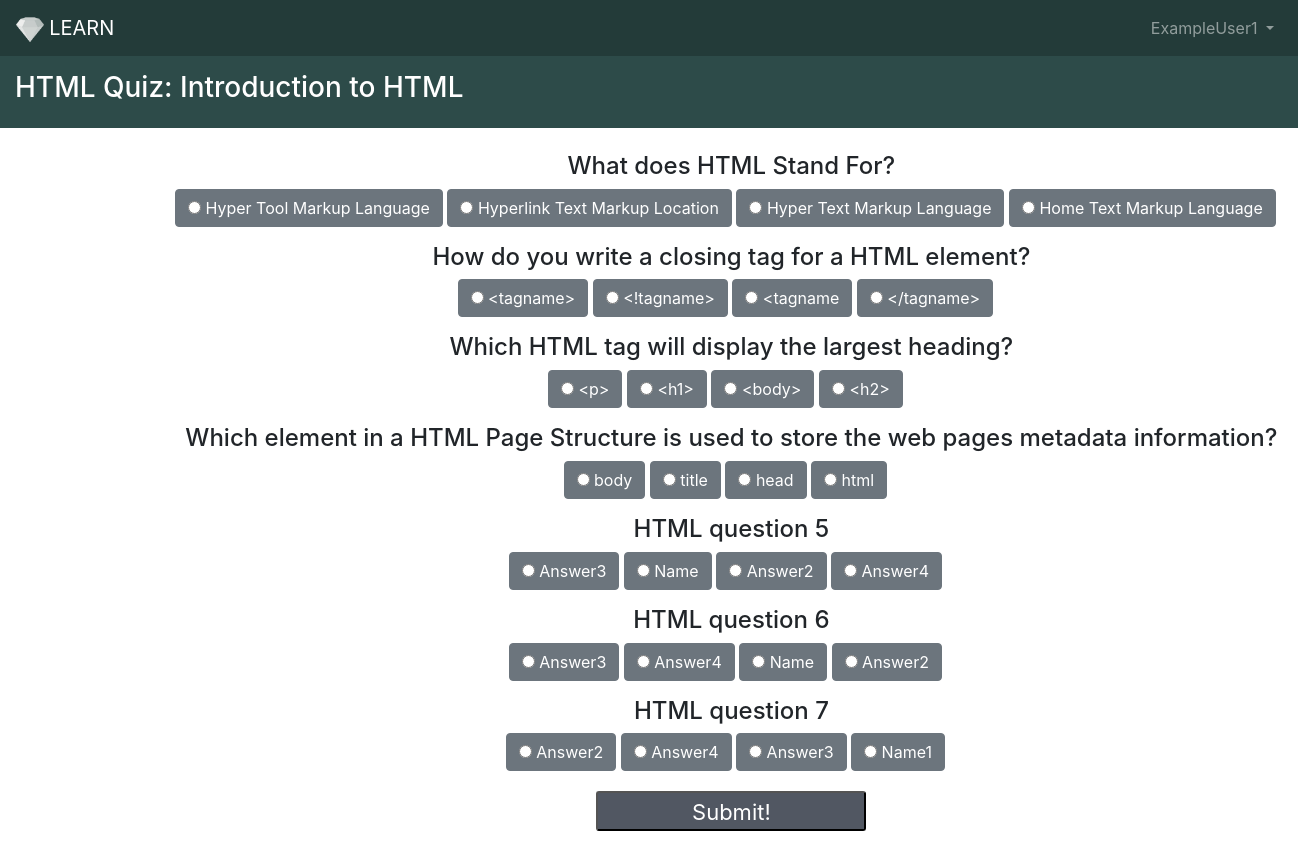
The page /dashboard/ExampleUser1/course/11111/quiz/131/ (signed in) on the database its author committed.
### application.py (models this page shows, shortened)
class User(UserMixin, db.Model):
    __tablename__ = 'user'
    id = db.Column(db.Integer, primary_key=True)
    firstname = db.Column('firstname', db.String(20), index=True)
    lastname = db.Column('lastname', db.String(20), index=True)
    email = db.Column('email', db.String(50), unique=True, index=True)
    username = db.Column('username', db.String(20), unique=True, index=True)
    password = db.Column('password', db.String(20))

class LessonData(db.Model):
    __tablename__ = "lessondata"
    lessonid = db.Column('lessonid', db.Integer, unique=True, index=True, primary_key=True)
    lessonname = db.Column('lessonname', db.String(30), index=True)
    lessontype = db.Column('lessontype', db.String(30), index=True)
    courseid = db.Column('courseid', db.Integer, db.ForeignKey('course.courseid'), index=True)

### application.py (the view, shortened to what this page needs)
@app.route('/dashboard/<username>/course/<courseid>/quiz/<lessonid>/', methods=['GET', 'POST'])
@login_required #user must be logged in
def quizTemplate(username, courseid, lessonid):
    if username != current_user.username: #stops user accessing other users quiz page
        return redirect(url_for('.dashboard', username=current_user.username))
    username=User.query.filter_by(username=username).first()
    courseid=Course.query.filter_by(courseid=courseid).first()
    lessonData = LessonData.query.filter_by(lessonid=lessonid).first()
    if lessonid == lessonid:
        with open ('static/quiz/%s.json' %lessonid) as jsonQuizData:
            quiz_data = json.load(jsonQuizData) #loads json data for quiz
        for quiz_questions in quiz_data:
            quiz_questions = quiz_questions['quiz']
    questions = copy.deepcopy(quiz_questions)
    answerArray = [] #array to store all of the correct answers within the Quiz
    for j in questions:
        answer = questions[j][0] #the correct answer will always be the first index in the json file
        answerArray.append(answer) #adds the answers to teh array
    print (answerArray) #error checking
    for i in questions.keys():
        random.shuffle(questions[i]) #random.shuffle is used to shuffle the position of the answers in the webpage so the user does not know what is the correct answer
    return render_template('quiz.html', questions=questions, username=username, courseid=courseid, lesson=LessonData.query.filter_by(lessonid=lessonid, lessontype='Quiz').first())

### application.py (called while the page is built)
@login_manager.user_loader
def load_user(user_id):
    return User.query.filter(User.id == int (user_id)).first()

### templates/quiz.html (shortened to what this page needs)
<html>
<head>
<link rel="stylesheet" href="https://maxcdn.bootstrapcdn.com/bootstrap/4.0.0/css/bootstrap.min.css">
</head>
<body>
<nav class="navbar navbar-expand-sm navbar-dark" style="background-color: #233b39;">
  <a class="navbar-brand" href="#"><img src="/static/img/logo_transparent.png" height="27.5" class="logo"> LEARN</a>
  <div class="collapse navbar-collapse" id="navbarSupportedContent">
    <ul class="navbar-nav ml-auto">
      <li class="nav-item active">
      <li class="nav-item dropdown">
        <a class="nav-link dropdown-toggle" href="#" id="navbarDropdown" role="button" data-toggle="dropdown" aria-haspopup="true" aria-expanded="false">
		{{username.username}}
        </a>
      </li>
    </ul>
  </div>
</nav>
	<div class="quiz">
		<div class="heading">
		<h3>{{lesson.lessonname}}</h3>
		</div>
		<br>
		<form method='POST'>
		<div class="questions">
		{% for i in questions %}
		<h4>{{i}}</h4>
		<fieldset>
		<div class="form-check form-check-inline" data-toggle="buttons">
		<label class="radio-inline">
		{% for j in questions[i] %}
		<label class="btn btn-secondary">
			<input type="radio" value="{{j}}" name="{{i}}" autocomplete="off" required> {{j}}
  		</label>
				{% endfor %}
			</label>
		</div>
		</fieldset>
		{% endfor %}
			<input type="submit" class="button" value="Submit!" />
		</div>
	</form>
		</div>
</body>
</html>

### templates/quiz.html (style rules this page uses)
.questions { display: inline-block; text-align: center; position:relative; left:175px; }
.heading { background-color: 2d4b49; padding-top:15px; padding-bottom:15px; padding-left:15px; color:white; }
.button { border-radius:3px; padding 14px 40px; width: 270px; height: 40px; font-size: 22px; margin: 4px 2px; display: inline-block; background-color: 515762; color: white; padding-top:3px; }

### rows shown on the page
User: username "ExampleUser1"
LessonData: lessonname "HTML Quiz: Introduction to HTML"

### other values the page prints
{{ i }} "What does HTML Stand For?" "How do you write a closing tag for a HTML element?" "Which HTML tag will display the largest heading?" "Which element in a HTML Page Structure is used to store the web pages metadata information?" "HTML question 5" "HTML question 6" "HTML question 7"
{{ j }} "Hyper Tool Markup Language" "Hyperlink Text Markup Location" "Hyper Text Markup Language" "Home Text Markup Language" "<tagname>" "<!tagname>" "<tagname" "</tagname>" "<p>" "<h1>" "<body>" "<h2>" "body" "title" "head" "html" "Answer3" "Name" "Answer2" "Answer4" "Answer3" "Answer4" "Name" "Answer2" "Answer2" "Answer4" "Answer3" "Name1"
